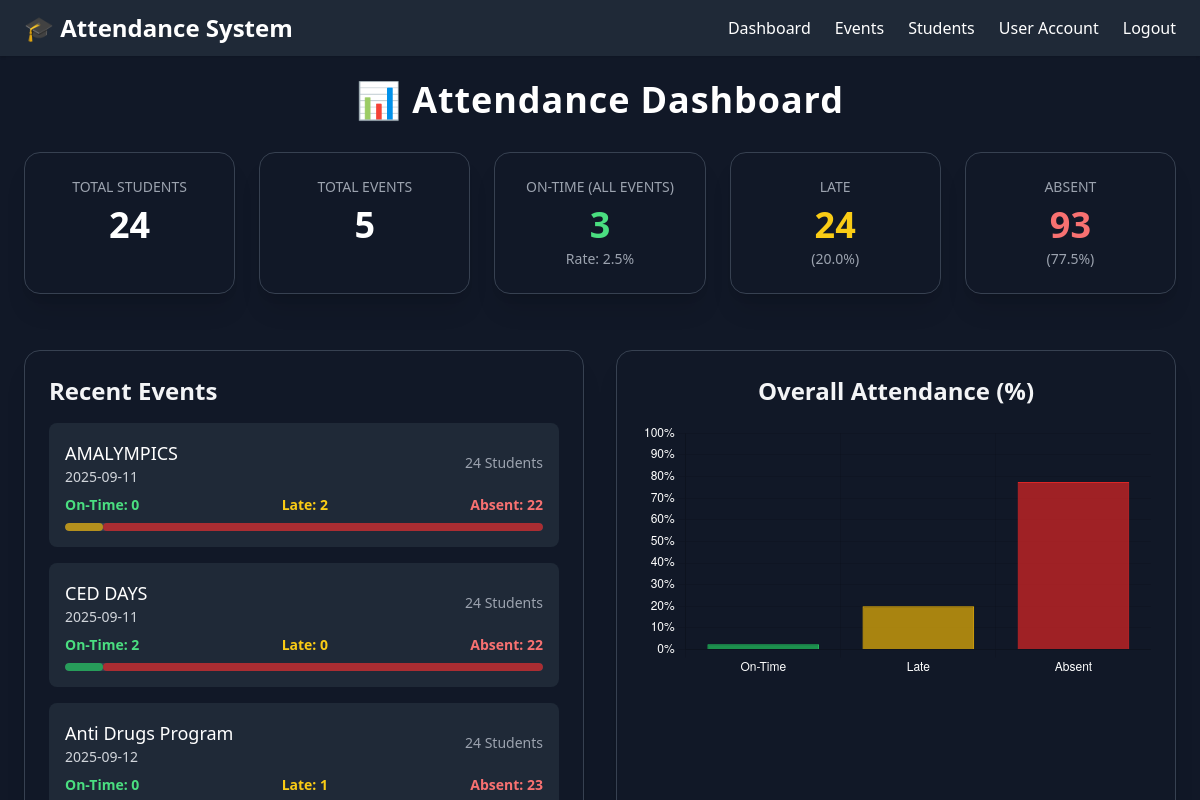
Before: /dashboard (signed in) with the older database file.
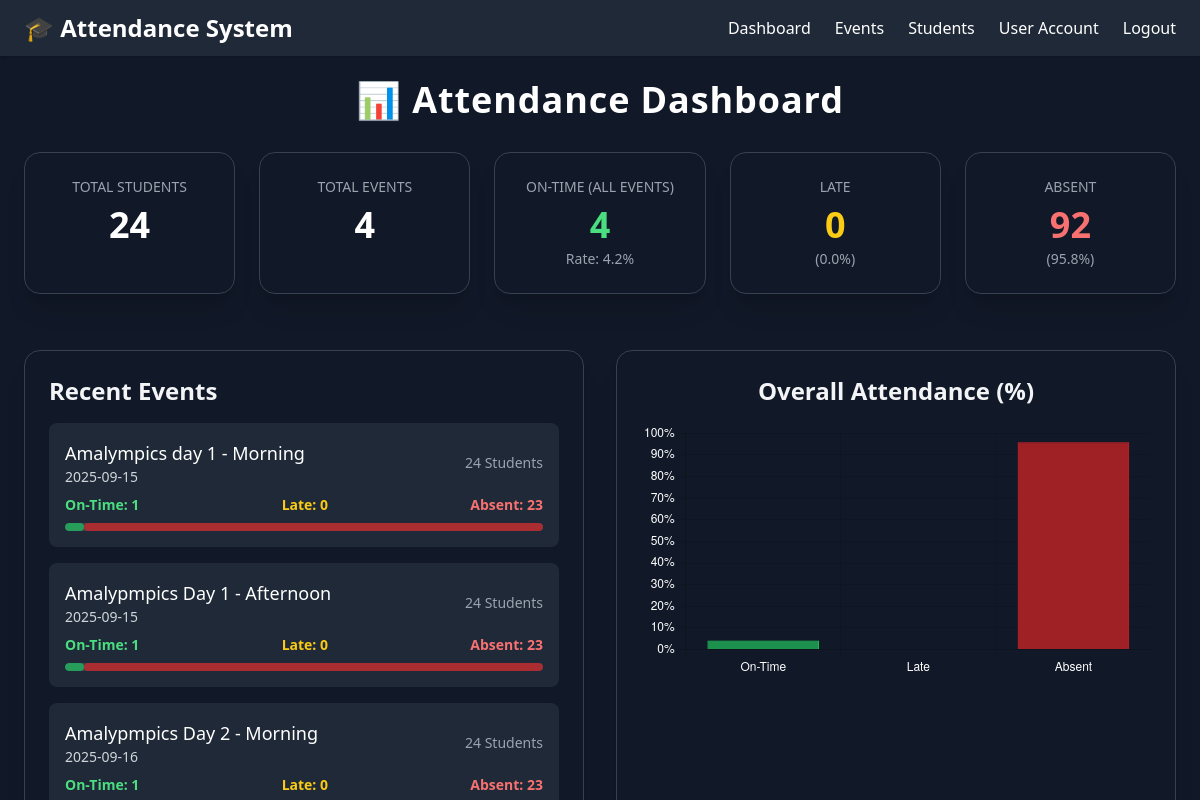
After: the same page with the newer database file.
### tables this page shows
CREATE TABLE events (
    id INTEGER PRIMARY KEY AUTOINCREMENT,
    event_name TEXT NOT NULL,
    event_date TEXT NOT NULL,
    semester TEXT NOT NULL
, cutoff_time TEXT);

### app/routes/dashboard.py (the view)
@bp.route("/dashboard")
def dashboard():
    if "user_id" not in session:
        return redirect(url_for("auth.login"))
    user_id = session["user_id"]
    user_name = session.get("username", "Officer")
    user_type = session.get("user_type", "officer")
    conn = get_db_connection()
    cur = conn.cursor()
    cur.execute("SELECT id, event_name, event_date FROM events ORDER BY event_date ASC")
    events_raw = cur.fetchall()
    total_events = len(events_raw)
    cur.execute("SELECT usn, name FROM student_info ORDER BY name ASC")
    students_raw = cur.fetchall()
    total_students = len(students_raw)
    event_ids = [e["id"] for e in events_raw]
    total_present = total_late = total_absent = 0
    if event_ids and total_students > 0:
        cur.execute(f"""
            SELECT
                SUM(CASE WHEN time_in IS NOT NULL AND time_in != '' AND time_in != 'Absent' AND time_in != 'Late' THEN 1 ELSE 0 END) AS total_present,
                SUM(CASE WHEN time_in = 'Late' THEN 1 ELSE 0 END) AS total_late
            FROM event_attendance
            WHERE event_id IN ({','.join(['?']*len(event_ids))})
        """, event_ids)
        stats = cur.fetchone()
        total_present = stats["total_present"] or 0
        total_late = stats["total_late"] or 0
        total_records = total_students * total_events
        total_absent = total_records - (total_present + total_late)
    else:
        total_records = 0
    attendance_rate = f"{(total_present/total_records*100):.1f}%" if total_records else "0%"
    late_percentage = f"{(total_late/total_records*100):.1f}%" if total_records else "0%"
    absent_percentage = f"{(total_absent/total_records*100):.1f}%" if total_records else "0%"
    events = []
    for e in events_raw:
        cur.execute("""
            SELECT
                SUM(CASE WHEN time_in IS NOT NULL AND time_in != '' AND time_in != 'Absent' AND time_in != 'Late' THEN 1 ELSE 0 END) AS present,
                SUM(CASE WHEN time_in = 'Late' THEN 1 ELSE 0 END) AS late
            FROM event_attendance
            WHERE event_id = ?
        """, (e["id"],))
        event_stats = cur.fetchone()
        present = event_stats["present"] or 0
        late = event_stats["late"] or 0
        absent = total_students - (present + late)
        events.append({
            "id": e["id"],
            "event_name": e["event_name"],
            "event_date": e["event_date"],
            "total_students": total_students,
            "present": present,
            "late": late,
            "absent": absent
        })
    conn.close()
    return render_template(
        "dashboard.html",
        user_name=user_name,
        user_type=user_type,
        events=events,
        total_present=total_present,
        total_late=total_late,
        total_absent=total_absent,
        attendance_rate=attendance_rate,
        late_percentage=late_percentage,
        absent_percentage=absent_percentage,
        total_students=total_students,
        total_events=total_events
    )

### app/routes/dashboard.py (called while the page is built)
def get_db_connection():
    conn = sqlite3.connect(DB_PATH)
    conn.row_factory = sqlite3.Row  # Enables dict-like access
    return conn

### app/templates/dashboard.html (shortened to what the changed rows need)
{% extends "base.html" %}
{% block content %}
<div class="flex flex-col h-full p-6 gap-8">
  <h2 class="text-4xl font-bold text-white tracking-wide text-center">📊 Attendance Dashboard</h2>
  <div class="grid grid-cols-1 sm:grid-cols-2 lg:grid-cols-5 gap-6 text-center">
    <div class="bg-gray-900 p-6 rounded-2xl shadow-xl border border-gray-700">
      <h3 class="text-gray-400 text-sm uppercase">Total Events</h3>
      <p class="text-4xl font-bold text-white mt-2">{{ total_events }}</p>
    </div>
    <div class="bg-gray-900 p-6 rounded-2xl shadow-xl border border-gray-700">
      <h3 class="text-gray-400 text-sm uppercase">ON-Time (All Events)</h3>
      <p class="text-4xl font-bold text-green-400 mt-2">{{ total_present }}</p>
      <p class="text-sm text-gray-400 mt-1">Rate: {{ attendance_rate }}</p>
    </div>
    <div class="bg-gray-900 p-6 rounded-2xl shadow-xl border border-gray-700">
      <h3 class="text-gray-400 text-sm uppercase">Late</h3>
      <p class="text-4xl font-bold text-yellow-400 mt-2">{{ total_late }}</p>
      <p class="text-sm text-gray-400 mt-1">({{ late_percentage }})</p>
    </div>
    <div class="bg-gray-900 p-6 rounded-2xl shadow-xl border border-gray-700">
      <h3 class="text-gray-400 text-sm uppercase">Absent</h3>
      <p class="text-4xl font-bold text-red-400 mt-2">{{ total_absent }}</p>
      <p class="text-sm text-gray-400 mt-1">({{ absent_percentage }})</p>
    </div>
  </div>
  <div class="flex flex-col lg:flex-row gap-8 mt-6">
    <div class="bg-gray-900 border border-gray-700 rounded-2xl shadow-xl flex flex-col p-6 flex-1">
      <div class="grid grid-cols-1 gap-4">
        {% for event in events[:5] %}
        <div class="bg-gray-800 p-4 rounded-lg hover:bg-gray-700 transition">
          <div class="flex justify-between items-center mb-2">
            <div>
              <p class="text-white font-medium text-lg">{{ event.event_name }}</p>
              <p class="text-gray-300 text-sm">{{ event.event_date }}</p>
            </div>
            <p class="text-gray-400 text-sm">{{ event.total_students }} Students</p>
          </div>
          <div class="flex justify-between text-sm text-gray-200 mt-2">
            <span class="text-green-400 font-semibold">On-Time: {{ event.present }}</span>
            <span class="text-yellow-400 font-semibold">Late: {{ event.late }}</span>
            <span class="text-red-400 font-semibold">Absent: {{ event.absent }}</span>
          </div>
          <div class="w-full bg-gray-700 rounded-full h-2 mt-2 overflow-hidden relative">
            <div class="h-2 rounded-full absolute left-0"
                 style="width: {{ (event.present / event.total_students * 100)|round(0) }}%; background-color: rgba(34,197,94,0.7)"></div>
            <div class="h-2 rounded-full absolute left-0"
                 style="width: {{ (event.late / event.total_students * 100)|round(0) }}%; background-color: rgba(234,179,8,0.7); left: {{ (event.present / event.total_students * 100)|round(0) }}%"></div>
            <div class="h-2 rounded-full absolute left-0"
                 style="width: {{ (event.absent / event.total_students * 100)|round(0) }}%; background-color: rgba(220,38,38,0.7); left: {{ ((event.present+event.late)/event.total_students * 100)|round(0) }}%"></div>
          </div>
        </div>
        {% endfor %}
      </div>
    </div>
    <div class="bg-gray-900 border border-gray-700 rounded-2xl shadow-xl p-6 flex-1">
      <h3 class="text-2xl font-semibold text-gray-100 mb-4 text-center">Overall Attendance (%)</h3>
      <canvas id="overallAttendanceChart" class="w-full h-72"></canvas>
    </div>
  </div>
</div>
<script>
const overallCtx = document.getElementById('overallAttendanceChart').getContext('2d');
new Chart(overallCtx, {
    type: 'bar',
    data: {
        labels: ["On-Time", "Late", "Absent"],
        datasets: [{
            label: 'Percentage',
            data: [
                parseFloat("{{ attendance_rate|replace('%','') }}"),
                parseFloat("{{ late_percentage|replace('%','') }}"),
                parseFloat("{{ absent_percentage|replace('%','') }}")
            ],
            backgroundColor: [
                'rgba(34,197,94,0.7)',
                'rgba(234,179,8,0.7)',
                'rgba(220,38,38,0.7)'
            ],
            borderColor: [
                'rgba(34,197,94,1)',
                'rgba(234,179,8,1)',
                'rgba(220,38,38,1)'
            ],
            borderWidth: 1
        }]
    },
    options: {
        responsive: true,
        plugins: {
            legend: { display: false },
            tooltip: { callbacks: { label: ctx => ctx.raw + "%" } }
        },
        scales: {
            y: { beginAtZero: true, max: 100, ticks: { color: 'white', callback: val => val + "%" } },
            x: { ticks: { color: 'white' } }
        }
    }
});
</script>
{% endblock %}

Changed rows visible on the page:
removed events: event_name "AMALYMPICS", event_date "2025-09-11", total_students "24", present "0", late "2", absent "22", {{ (event.late / event.total_students * 100)|round(0) }} 8.0 (drawn), {{ (event.absent / event.total_students * 100)|round(0) }} 92.0 (drawn)
removed events: event_name "CED DAYS", event_date "2025-09-11", total_students "24", present "2", late "0", absent "22", {{ (event.present / event.total_students * 100)|round(0) }} 8.0 (drawn), {{ (event.absent / event.total_students * 100)|round(0) }} 92.0 (drawn)
removed events: event_name "Anti Drugs Program", event_date "2025-09-12", total_students "24", present "0", late "1", absent "23"
added events: event_name "Amalympics day 1 - Morning", event_date "2025-09-15", total_students "24", present "1", late "0", absent "23", {{ (event.present / event.total_students * 100)|round(0) }} 4.0 (drawn), {{ (event.absent / event.total_students * 100)|round(0) }} 96.0 (drawn)
added events: event_name "Amalypmpics Day 1 - Afternoon", event_date "2025-09-15", total_students "24", present "1", late "0", absent "23", {{ (event.present / event.total_students * 100)|round(0) }} 4.0 (drawn), {{ (event.absent / event.total_students * 100)|round(0) }} 96.0 (drawn)
added events: event_name "Amalypmpics Day 2 - Morning", event_date "2025-09-16", total_students "24", present "1", late "0", absent "23"
Other visible differences:
{{ total_events }}: "5" → "4"
{{ total_present }}: "3" → "4"
{{ attendance_rate }}: "2.5%" → "4.2%"
{{ total_late }}: "24" → "0"
{{ late_percentage }}: "20.0%" → "0.0%"
{{ total_absent }}: "93" → "92"
{{ absent_percentage }}: "77.5%" → "95.8%"
chart data {{ attendance_rate|replace('%','') }}: 2.5 → 4.2
chart data {{ late_percentage|replace('%','') }}: 20.0 → 0.0
chart data {{ absent_percentage|replace('%','') }}: 77.5 → 95.8
